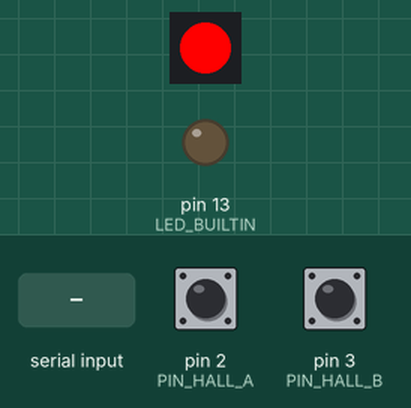
A sketch run on a simulated Arduino Nano, built with avr-gcc and run on an emulated ATmega328P. Parts: 1 RGB LEDs in strip order, left to right, output pins drawn as LEDs (lit = HIGH). The test bench sets the inputs (shaded band); at power-on: pin 2 (PIN_HALL_A) HIGH, pin 3 (PIN_HALL_B) HIGH. Dim RGB values are drawn brighter than linear; the strip is taken to match the declared colour order; what the sketch prints to the serial monitor is not drawn.

Above: at 2.6 s.
2.7 s: "30,150\n" received over Serial
At 3.1 s:
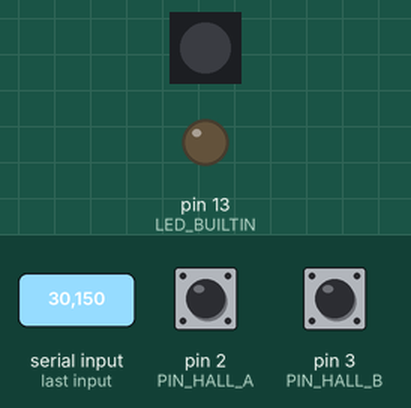
5.7 s: "90\n" received over Serial
8.7 s: byte 43 ('+') received over Serial
At 9.2 s:
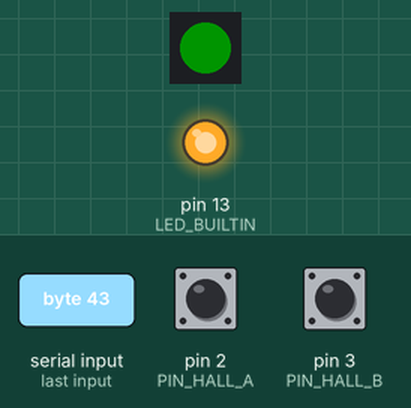
11.5 s: pin 2 (PIN_HALL_A) pulled LOW for 0.15 s
At 12.2 s:
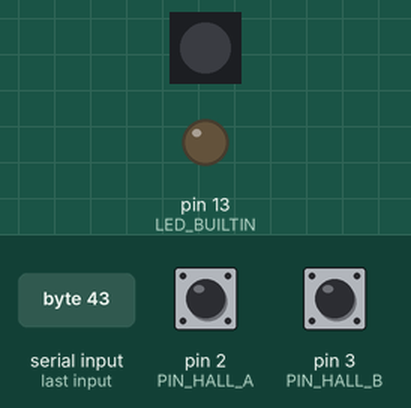
13.1 s: byte 50 ('2') received over Serial
At 13.7 s:
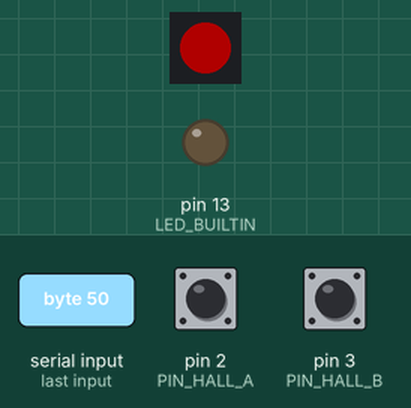
14.6 s: byte 45 ('-') received over Serial
At 15.0 s:
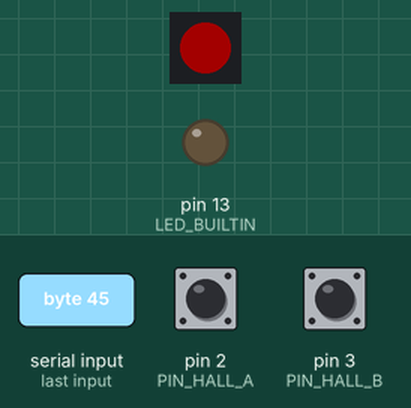
Timing chart, 0 to 17.1 s (numbered marks = the images above; inputs shaded):
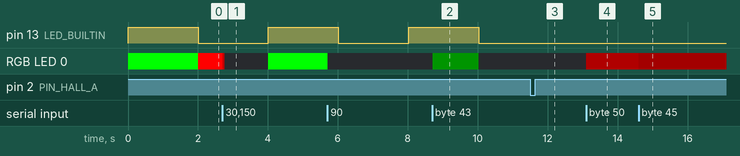

The sketch:

breadboard_test.ino
```cpp
/* =====================================================================================
 * Projekt:     Autonomer Fahrtrichtungs-Lichtwechsel für H0-Steuerwagen (Märklin 78479)
 * Datei:       breadboard_test.ino
 * Beschreibung:Interaktiver Diagnose- & Test-Sketch für den Breadboard-Aufbau.
 *              - Überprüfung der beiden A3144 Hall-Sensoren (Pinbelegung, Funktion)
 *              - Testen der Magnetpolung (Reaktion auf Südpol an der Beschriftungsseite)
 *              - Echtzeit-Auswertung beider Richtungserkennungs-Methoden:
 *                  * Methode 1: Klassische Quadratur (A fallend -> B Pegelabfrage)
 *                  * Methode 2: Sequenzerkennung (A vor B vs. B vor A)
 *              - Ansteuerung eines WS2811 LED-Treibers an Pin D6:
 *                  * Vorwärtsbetrieb:  Kanal G aktiv (Pin G belegt, z. B. Spitzenlicht weiß)
 *                  * Rückwärtsbetrieb: Kanal R aktiv (Pin R belegt, z. B. Schlusslicht rot)
 *              - Serielle Befehle zur Helligkeitsjustierung und Simulation
 * Baudrate:    115200 Baud
 * =====================================================================================
 */

#include <Arduino.h>
#include <Adafruit_NeoPixel.h>

// --- Pin- & WS2811-Definitionen ---
const uint8_t PIN_HALL_A = 2; // Hardware-Interrupt INT0
const uint8_t PIN_HALL_B = 3; // Hardware-Interrupt INT1
const uint8_t PIN_WS2811 = 6; // WS2811 Datenleitung DIN (Steuerung G=Vorwärts, R=Rückwärts)
const uint8_t NUM_PIXELS = 1; // 1x WS2811 Controller-IC

// WS2811 Konfiguration
// Standard-WS2811 ICs erwarten Daten im RGB-Format (OUTR -> Byte 0, OUTG -> Byte 1, OUTB -> Byte 2)
#define WS2811_TYPE (NEO_RGB + NEO_KHZ800)
Adafruit_NeoPixel ws2811(NUM_PIXELS, PIN_WS2811, WS2811_TYPE);

// --- Richtungs-Definitionen ---
enum Direction {
  DIR_UNKNOWN = 0,
  DIR_FORWARD, // Vorwärts: WS2811 Kanal G aktiv
  DIR_REVERSE  // Rückwärts: WS2811 Kanal R aktiv
};

// --- Globale Variablen für Interrupts & Sensorik ---
// Startet zu Testzwecken mit Vorwärts (Kanal G)
volatile Direction currentDirection = DIR_FORWARD;
volatile unsigned long lastTriggerTimeA = 0;
volatile unsigned long lastTriggerTimeB = 0;
volatile uint32_t triggerCountA = 0;
volatile uint32_t triggerCountB = 0;
volatile bool newTriggerEvent = false;
volatile Direction detectedByMethod1 = DIR_UNKNOWN; // Quadratur-Pegel
volatile Direction detectedByMethod2 = DIR_UNKNOWN; // Sequenz-Reihenfolge
volatile unsigned long eventDeltaMs = 0;

// Entprell-Zeitfenster in Millisekunden (bei H0-Höchstgeschwindigkeit ca. 8 ms Mindestzeit)
const unsigned long DEBOUNCE_MS = 8;
// Maximales Zeitfenster (ms) zwischen Sensor B und A für eine zusammenhängende Sequenz (gemessen ~75-80 ms)
const unsigned long SEQUENCE_TIMEOUT_MS = 600;

// Helligkeitswerte für die Kanäle G (Vorwärts) und R (Rückwärts) (0 .. 255)
uint8_t brightnessG = 255;
uint8_t brightnessR = 255;

// --- Automatische Wechselschaltung zu Testzwecken (2s Takt) ---
bool autoToggleEnabled = true;
const unsigned long AUTO_TOGGLE_INTERVAL_MS = 2000; // 2 Sekunden
unsigned long lastToggleTime = 0;

// Letzter bekannter Pin-Zustand für Live-Monitor
int lastPinA = HIGH;
int lastPinB = HIGH;

// =====================================================================================
// INTERRUPT SERVICE ROUTINES (ISRs)
// =====================================================================================

// ISR für Sensor A (Pin D2, INT0)
void isr_hall_a() {
  unsigned long now = millis();
  if (now - lastTriggerTimeA < DEBOUNCE_MS) {
    return; // Prellen / Rauschen ignorieren
  }

  int stateB = digitalRead(PIN_HALL_B);

  // 1. Überlappung: Wenn B bereits aktiv LOW ist -> B war zuerst -> B -> A = VORWÄRTS
  if (stateB == LOW) {
    detectedByMethod1 = DIR_FORWARD;
    currentDirection = DIR_FORWARD;
    lastTriggerTimeA = 0;
    lastTriggerTimeB = 0;
    triggerCountA++;
    newTriggerEvent = true;
    return;
  }

  // 2. Sequenz: Sensor B hat kurz zuvor ausgelöst -> Sequenz B -> A = VORWÄRTS
  if (lastTriggerTimeB > 0 && (now - lastTriggerTimeB) < SEQUENCE_TIMEOUT_MS) {
    detectedByMethod2 = DIR_FORWARD;
    eventDeltaMs = now - lastTriggerTimeB;
    currentDirection = DIR_FORWARD;
    lastTriggerTimeA = 0;
    lastTriggerTimeB = 0;
    triggerCountA++;
    newTriggerEvent = true;
    return;
  }

  // B war nicht zuvor aktiv -> A startet eventuell A -> B
  lastTriggerTimeA = now;
  triggerCountA++;
  newTriggerEvent = true;
}

// ISR für Sensor B (Pin D3, INT1)
void isr_hall_b() {
  unsigned long now = millis();
  if (now - lastTriggerTimeB < DEBOUNCE_MS) {
    return; // Prellen ignorieren
  }

  int stateA = digitalRead(PIN_HALL_A);

  // 1. Überlappung: Wenn A bereits aktiv LOW ist -> A war zuerst -> A -> B = RÜCKWÄRTS
  if (stateA == LOW) {
    detectedByMethod1 = DIR_REVERSE;
    currentDirection = DIR_REVERSE;
    lastTriggerTimeA = 0;
    lastTriggerTimeB = 0;
    triggerCountB++;
    newTriggerEvent = true;
    return;
  }

  // 2. Sequenz: Sensor A hat kurz zuvor ausgelöst -> Sequenz A -> B = RÜCKWÄRTS
  if (lastTriggerTimeA > 0 && (now - lastTriggerTimeA) < SEQUENCE_TIMEOUT_MS) {
    detectedByMethod2 = DIR_REVERSE;
    eventDeltaMs = now - lastTriggerTimeA;
    currentDirection = DIR_REVERSE;
    lastTriggerTimeA = 0;
    lastTriggerTimeB = 0;
    triggerCountB++;
    newTriggerEvent = true;
    return;
  }

  // A war nicht zuvor aktiv -> B startet eventuell B -> A
  lastTriggerTimeB = now;
  triggerCountB++;
  newTriggerEvent = true;
}

// =====================================================================================
// HILFSFUNKTIONEN
// =====================================================================================

void setWS2811(uint8_t r, uint8_t g, uint8_t b = 0) {
  ws2811.setPixelColor(0, r, g, b);
  ws2811.show();
}

void applyLighting() {
  if (currentDirection == DIR_FORWARD) {
    // Vorwärts: Kanal G an (Spitzenlicht), Kanal R aus, Kanal B aus
    setWS2811(0, brightnessG, 0);
    digitalWrite(LED_BUILTIN, HIGH);
  } else if (currentDirection == DIR_REVERSE) {
    // Rückwärts: Kanal R an (Schlusslicht), Kanal G aus, Kanal B aus
    setWS2811(brightnessR, 0, 0);
    digitalWrite(LED_BUILTIN, LOW);
  }
}

void printDirection(Direction d) {
  switch (d) {
  case DIR_FORWARD:
    Serial.print(F("VORWAERTS [WS2811 Kanal G aktiv]"));
    break;
  case DIR_REVERSE:
    Serial.print(F("RUECKWAERTS [WS2811 Kanal R aktiv]"));
    break;
  default:
    Serial.print(F("UNBEKANNT"));
    break;
  }
}

void printBanner() {
  Serial.println(F("\n========================================================"));
  Serial.println(F("  H0-STEUERWAGEN (Märklin 78479) - BREADBOARD TEST"));
  Serial.println(F("  Autonomer Fahrtrichtungs-Lichtwechsel mit WS2811"));
  Serial.println(F("========================================================"));
  Serial.println(F("Pin-Belegung Arduino Nano:"));
  Serial.println(F("  D2 : Hall-Sensor A (INT0, INPUT_PULLUP)"));
  Serial.println(F("  D3 : Hall-Sensor B (INT1, INPUT_PULLUP)"));
  Serial.println(F("  D6 : WS2811 DIN (Data In)"));
  Serial.println(F("         -> WS2811 Pin G: VORWAERTS  (Spitzenlicht)"));
  Serial.println(F("         -> WS2811 Pin R: RUECKWAERTS (Schlusslicht)"));
  Serial.println(F("--------------------------------------------------------"));
  Serial.println(F("A3144 Belegung (Beschriftete Seite zeigt zum Magneten!):"));
  Serial.println(F("  Pin 1 (links) : 5V VCC"));
  Serial.println(F("  Pin 2 (mitte) : GND"));
  Serial.println(F("  Pin 3 (rechts): OUT -> an D2 bzw. D3"));
  Serial.println(F("  WICHTIG: Sensor A und B in GETRENNTE Steckbrett-Spalten stecken!"));
  Serial.println(F("  WICHTIG: Neodym-Magnet mit SUEDPOL zur Beschriftung halten!"));
  Serial.println(F("--------------------------------------------------------"));
  Serial.println(F("WS2811 IC Belegung:"));
  Serial.println(F("  Pin 1 (OUTR): Rueckwaerts-Licht Rot (LED Kathode)"));
  Serial.println(F("  Pin 2 (OUTG): Vorwaerts-Licht Weiss (LED Kathode)"));
  Serial.println(F("  Pin 4 (GND) : Masse (Arduino GND)"));
  Serial.println(F("  Pin 6 (DIN) : Datenleitung an Arduino Pin D6"));
  Serial.println(F("  Pin 8 (VDD) : 5V Versorgungsspannung"));
  Serial.println(F("--------------------------------------------------------"));
  Serial.println(F("Befehle im Serial Monitor:"));
  Serial.println(F("  'h' / '?' : Dieses Menue anzeigen"));
  Serial.println(F("  's'       : Aktuellen Sensor- & WS2811-Status ausgeben"));
  Serial.println(F("  'g' / 'w' : Manuell VORWAERTS schalten (Kanal G)"));
  Serial.println(F("  'r'       : Manuell RUECKWAERTS schalten (Kanal R)"));
  Serial.println(F("  '+' / '-' : Helligkeit des aktiven Kanals erhoehen/senken"));
  Serial.println(F("  '0'..'9'  : Helligkeit des aktiven Kanals in Stufen setzen"));
  Serial.println(F("  't' / 'a' : Automatische Wechselschaltung (2s Takt) an/aus"));
  Serial.println(F("  'c'       : Zaehler zuruecksetzen"));
  Serial.println(F("========================================================\n"));
}

void printCurrentStatus() {
  int valA = digitalRead(PIN_HALL_A);
  int valB = digitalRead(PIN_HALL_B);

  Serial.println(F("\n--- AKTUELLER STATUS ---"));
  Serial.print(F("Pin D2 (Sensor A): "));
  Serial.print(valA == LOW ? F("AKTIV (LOW)") : F("RUHE (HIGH)"));
  Serial.print(F(" | Trigger gesamt: "));
  Serial.println(triggerCountA);
  Serial.print(F("Pin D3 (Sensor B): "));
  Serial.print(valB == LOW ? F("AKTIV (LOW)") : F("RUHE (HIGH)"));
  Serial.print(F(" | Trigger gesamt: "));
  Serial.println(triggerCountB);
  Serial.print(F("Gespeicherte Fahrtrichtung: "));
  printDirection(currentDirection);
  Serial.println();
  Serial.print(F("Automatische Wechselschaltung: "));
  Serial.println(autoToggleEnabled ? F("AKTIV (2s Takt)") : F("INAKTIV"));
  Serial.print(F("WS2811 an Pin D6: Kanal G (Vorwaerts)="));
  Serial.print(brightnessG);
  Serial.print(F(" | Kanal R (Rueckwaerts)="));
  Serial.print(brightnessR);
  Serial.print(F(" | Aktiv: "));
  if (currentDirection == DIR_FORWARD) {
    Serial.println(F("Kanal G (AN), Kanal R (AUS)"));
  } else if (currentDirection == DIR_REVERSE) {
    Serial.println(F("Kanal G (AUS), Kanal R (AN)"));
  } else {
    Serial.println(F("AUS"));
  }
  Serial.println(F("------------------------"));
}

void handleSerialCommands() {
  if (!Serial.available())
    return;
  char c = Serial.read();

  switch (c) {
  case 'h':
  case '?':
    printBanner();
    break;
  case 's':
    printCurrentStatus();
    break;
  case 'g':
  case 'w':
    autoToggleEnabled = false;
    currentDirection = DIR_FORWARD;
    applyLighting();
    Serial.println(F("-> Manuell gesetzt: VORWAERTS (WS2811 Kanal G)"));
    break;
  case 'r':
    autoToggleEnabled = false;
    currentDirection = DIR_REVERSE;
    applyLighting();
    Serial.println(F("-> Manuell gesetzt: RUECKWAERTS (WS2811 Kanal R)"));
    break;
  case 't':
  case 'a':
    autoToggleEnabled = !autoToggleEnabled;
    Serial.print(F("-> Automatische Wechselschaltung: "));
    Serial.println(autoToggleEnabled ? F("AKTIVIERT (2s Takt)") : F("PAUSIERT"));
    break;
  case '+':
    if (currentDirection == DIR_FORWARD) {
      brightnessG = (brightnessG <= 235) ? (brightnessG + 20) : 255;
      Serial.print(F("-> Helligkeit Kanal G (Vorwaerts) erhoeht auf: "));
      Serial.println(brightnessG);
    } else {
      brightnessR = (brightnessR <= 235) ? (brightnessR + 20) : 255;
      Serial.print(F("-> Helligkeit Kanal R (Rueckwaerts) erhoeht auf: "));
      Serial.println(brightnessR);
    }
    applyLighting();
    break;
  case '-':
    if (currentDirection == DIR_FORWARD) {
      brightnessG = (brightnessG >= 20) ? (brightnessG - 20) : 0;
      Serial.print(F("-> Helligkeit Kanal G (Vorwaerts) gesenkt auf: "));
      Serial.println(brightnessG);
    } else {
      brightnessR = (brightnessR >= 20) ? (brightnessR - 20) : 0;
      Serial.print(F("-> Helligkeit Kanal R (Rueckwaerts) gesenkt auf: "));
      Serial.println(brightnessR);
    }
    applyLighting();
    break;
  case '0':
  case '1':
  case '2':
  case '3':
  case '4':
  case '5':
  case '6':
  case '7':
  case '8':
  case '9': {
    uint8_t step = c - '0';
    uint8_t val = (uint8_t)(step * 28.33); // 0 .. 255
    if (currentDirection == DIR_FORWARD) {
      brightnessG = val;
      Serial.print(F("-> Helligkeit Kanal G (Vorwaerts) auf Stufe "));
    } else {
      brightnessR = val;
      Serial.print(F("-> Helligkeit Kanal R (Rueckwaerts) auf Stufe "));
    }
    Serial.print(step);
    Serial.print(F("/9 gesetzt (Wert: "));
    Serial.print(val);
    Serial.println(F(")"));
    applyLighting();
    break;
  }
  case 'c':
    triggerCountA = 0;
    triggerCountB = 0;
    Serial.println(F("-> Trigger-Zaehler auf 0 zurueckgesetzt."));
    break;
  case '\r':
  case '\n':
    // Leerzeichen ignorieren
    break;
  default:
    Serial.print(F("Unbekannter Befehl: '"));
    Serial.print(c);
    Serial.println(F("'. '?' fuer Hilfe."));
    break;
  }
}

// =====================================================================================
// SETUP & LOOP
// =====================================================================================

void setup() {
  Serial.begin(115200);
  while (!Serial && millis() < 2500) {
    // Auf serielle Verbindung warten
  }

  // Pins konfigurieren
  pinMode(PIN_HALL_A, INPUT_PULLUP);
  pinMode(PIN_HALL_B, INPUT_PULLUP);
  pinMode(LED_BUILTIN, OUTPUT);

  // WS2811 initialisieren
  ws2811.begin();
  ws2811.show(); // Alle Kanäle zunächst dunkel

  // Initialen Lichtzustand herstellen (Startet mit Vorwärts/G)
  applyLighting();

  // Eventuell anstehende Interrupt-Flags vor dem Scharfschalten löschen
  EIFR = bit(INTF0) | bit(INTF1);

  // Hardware-Interrupts registrieren
  attachInterrupt(digitalPinToInterrupt(PIN_HALL_A), isr_hall_a, FALLING);
  attachInterrupt(digitalPinToInterrupt(PIN_HALL_B), isr_hall_b, FALLING);

  lastToggleTime = millis();
  printBanner();
  printCurrentStatus();
}

void loop() {
  // 1. Serielle Befehle einlesen
  handleSerialCommands();

  // 2. Auswertung neuer Interrupt-Ereignisse (Magnet)
  if (newTriggerEvent) {
    newTriggerEvent = false;

    // Bei Magnetimpuls automatischen Wechsel pausieren
    autoToggleEnabled = false;

    // Beleuchtung sofort aktualisieren
    applyLighting();

    // Detaillierten Diagnosebericht ausgeben
    Serial.print(F("[TRIGGER] "));
    printDirection(currentDirection);
    Serial.print(F(" | Methode 1 (Pegel B): "));
    printDirection(detectedByMethod1);
    Serial.print(F(" | Methode 2 (Sequenz): "));
    printDirection(detectedByMethod2);
    if (eventDeltaMs > 0) {
      Serial.print(F(" | Delta: "));
      Serial.print(eventDeltaMs);
      Serial.print(F(" ms"));
    }
    Serial.print(F(" | Zaehler A: "));
    Serial.print(triggerCountA);
    Serial.print(F(" B: "));
    Serial.println(triggerCountB);
  }

  // 3. Automatische Wechselschaltung (2 Sek Vorwärts/G, dann 2 Sek Rückwärts/R...)
  if (autoToggleEnabled) {
    unsigned long now = millis();
    if (now - lastToggleTime >= AUTO_TOGGLE_INTERVAL_MS) {
      lastToggleTime = now;
      if (currentDirection == DIR_FORWARD) {
        currentDirection = DIR_REVERSE;
      } else {
        currentDirection = DIR_FORWARD;
      }
      applyLighting();
      Serial.print(F("[AUTO-WECHSEL] "));
      printDirection(currentDirection);
      Serial.println(F(" (fuer 2 Sekunden)"));
    }
  }

  // 4. Kontinuierliche Pegelüberwachung (hilft bei statischem Heranhalten des Magneten)
  int currentPinA = digitalRead(PIN_HALL_A);
  int currentPinB = digitalRead(PIN_HALL_B);

  if (currentPinA != lastPinA || currentPinB != lastPinB) {
    lastPinA = currentPinA;
    lastPinB = currentPinB;

    // Wenn ein Sensor statisch LOW wird (z. B. Magnet steht direkt davor)
    if (currentPinA == LOW || currentPinB == LOW) {
      Serial.print(F("  -> Sensor-Pegel geaendert: A="));
      Serial.print(currentPinA == LOW ? F("MAGNET ERKANNT (LOW)")
                                      : F("OFFEN (HIGH)"));
      Serial.print(F(" | B="));
      Serial.println(currentPinB == LOW ? F("MAGNET ERKANNT (LOW)")
                                        : F("OFFEN (HIGH)"));
    }
  }

  delay(10);
}
```

Measured:
- after the input at 8.7 s, RGB LED 0: off → RGB(0, 20, 0) at once, → off 1.3 s later
- after the input at 11.5 s, pin 13 (LED_BUILTIN): stays LOW (without the input it goes to HIGH after 0.54 s)
- after the input at 13.1 s, RGB LED 0: off → RGB(56, 0, 0) at once
- after the input at 14.6 s, RGB LED 0: RGB(56, 0, 0) → RGB(36, 0, 0) at once
